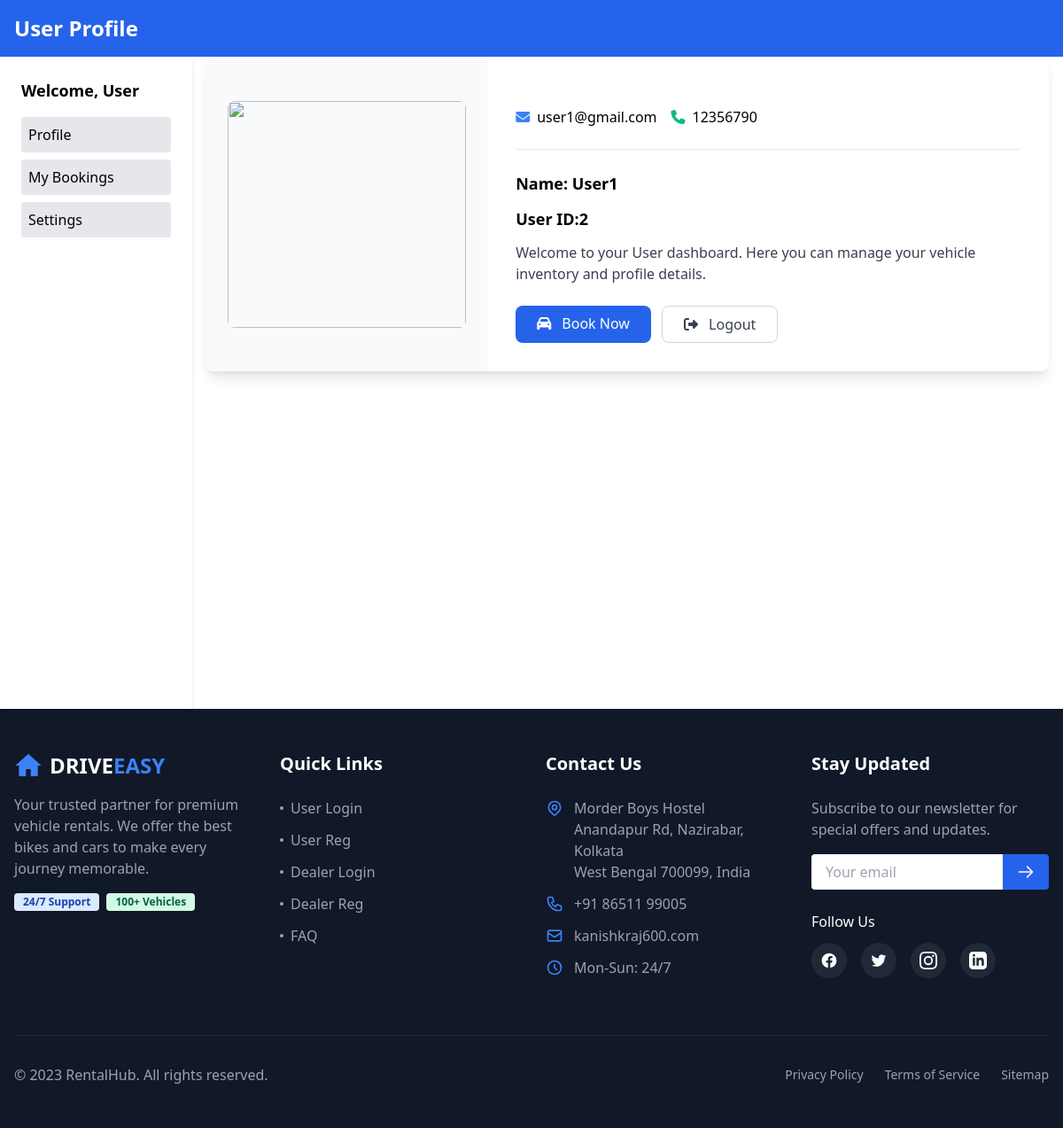
The page /user/my_profile.php (signed in) on the database its author committed.
### tables this page shows
CREATE TABLE `user` (
  `user_id` int(255) NOT NULL,
  `user_name` varchar(255) NOT NULL,
  `user_email` varchar(255) NOT NULL,
  `user_password` varchar(255) NOT NULL,
  `user_phone` varchar(255) NOT NULL,
  `user_status` varchar(255) NOT NULL
);

### user/my_profile.php (the view, shortened to what this page needs)
<?php
include('../main/head.php');
include "../config/dbcon.php";
?>
<?php
$userDetails = null;
$userId = $_SESSION["user_id"];
$sql = "SELECT * FROM `user` WHERE `user_id` = $userId";
$result = mysqli_query($conn, $sql);
if ($result) {
    if (mysqli_num_rows($result) == 1) {
        $userDetails = mysqli_fetch_assoc($result);
    } else {
        $errorMessage = "user with ID '$userId' not found.";
    }
} else {
    $errorMessage = "Error fetching user details: " . mysqli_error($conn);
}
?>
<div class="min-h-screen flex flex-col">
        <nav class="bg-blue-600 p-4 text-white flex justify-between items-center">
            <h1 class="text-2xl font-bold">User Profile</h1>
        </nav>
        <div class="flex flex-col md:flex-row flex-1">
            <aside class="bg-white w-full md:w-64 p-6 shadow-md">
                <h2 class="text-lg font-semibold mb-4">Welcome, User</h2>
                <ul class="space-y-2">
                    <li><a href="my_profile.php" class="block p-2 bg-gray-200 rounded">Profile</a></li>
                    <li><a href="my_booking.php" class="block p-2 bg-gray-200 rounded">My Bookings</a></li>
                    <li><a href="#" class="block p-2 bg-gray-200 rounded">Settings</a></li>
                </ul>
            </aside>
            <div class="container mx-auto px-4">
        <div class="bg-white rounded-lg shadow-lg overflow-hidden">
            <div class="md:flex">
                <div class="md:w-1/3 p-6 flex items-center justify-center bg-gray-50">
                    <img src="https://static.vecteezy.com/system/resources/previews/013/042/571/large_2x/default-avatar-profile-icon-social-media-user-photo-in-flat-style-vector.jpg"
                         alt=""
                         class="w-full h-64 object-contain rounded-lg">
                </div>
                <div class="md:w-2/3 p-8">
                    <div class="mt-6 flex flex-wrap gap-4">
                        <div class="flex items-center">
                            <i class="fas fa-envelope text-blue-500 mr-2"></i>
                            <span><?php echo  $userDetails['user_email']; ?></span>
                        </div>
                        <div class="flex items-center">
                            <i class="fas fa-phone text-green-500 mr-2"></i>
                            <span><?php echo  $userDetails['user_phone']; ?></span>
                        </div>
                    </div>
                    <div class="mt-6 pt-6 border-t border-gray-200">
                        <h3 class="font-bold text-lg mb-3">Name: <?php echo  $userDetails['user_name']; ?> </h3>
                        <h3 class="font-bold text-lg mb-3">User ID:<?php echo  $userDetails['user_id']; ?> </h3>
                        <p class="text-gray-700">
                            Welcome to your User dashboard. Here you can manage your vehicle inventory and profile details.
                        </p>
                    </div>
                    <div class="mt-6 flex flex-wrap gap-3">
                        <a href="vechile_owner_edit.php" class="bg-blue-600 text-white px-6 py-2 rounded-lg hover:bg-blue-700 transition">
                        <i class="fa-solid fa-car mr-2"></i></i> Book Now
                        </a>
                        <a href="logout.php" class="border border-gray-300 text-gray-700 px-6 py-2 rounded-lg hover:bg-gray-100 transition">
                            <i class="fas fa-sign-out-alt mr-2"></i> Logout
                        </a>
                    </div>
                </div>
            </div>
        </div>
    </div>
        </div>
    </div>
<?php include('../main/footer.php'); ?>

### rows shown on the page
user: user_email "user1@gmail.com", user_phone "12356790", user_name "User1", user_id "2"
